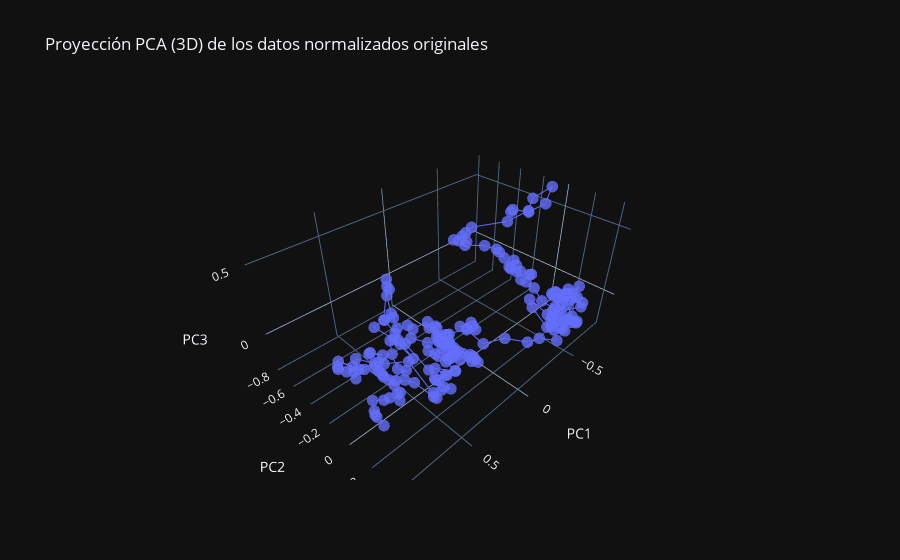

Notebook cell for this chart:
### Code cell
# Reducir de 7D a 3D original
pca = PCA(n_components=3)
X_pca = pca.fit_transform(X)  # (198, 3)

# Graficar
fig = go.Figure()
fig.add_trace(go.Scatter3d(
    x=X_pca[:, 0],
    y=X_pca[:, 1],
    z=X_pca[:, 2],
    mode='lines+markers',
    marker=dict(size=4, opacity=0.8),
    line=dict(width=2),
    name="Matriz Original (PCA)"
))

fig.update_layout(
    title="Proyección PCA (3D) de los datos normalizados originales",
    scene=dict(
        xaxis_title="PC1",
        yaxis_title="PC2",
        zaxis_title="PC3"
    ),
    template='plotly_dark'
)
fig.show()

### Figure 1 — Plotly figure (JSON) as saved in the notebook; plotly's stock layout.template omitted (floating-point values rounded to 4 significant figures; data arrays with more than 128 entries replaced by an {"elided": "..."} marker saying what was removed)
{"data": [{"line": {"width": 2}, "marker": {"opacity": 0.8, "size": 4}, "mode": "lines+markers", "name": "Matriz Original (PCA)", "type": "scatter3d", "x": {"elided": "204 float values"}, "y": {"elided": "204 float values"}, "z": {"elided": "204 float values"}}], "layout": {"scene": {"xaxis": {"title": {"text": "PC1"}}, "yaxis": {"title": {"text": "PC2"}}, "zaxis": {"title": {"text": "PC3"}}}, "title": {"text": "Proyección PCA (3D) de los datos normalizados originales"}}}
